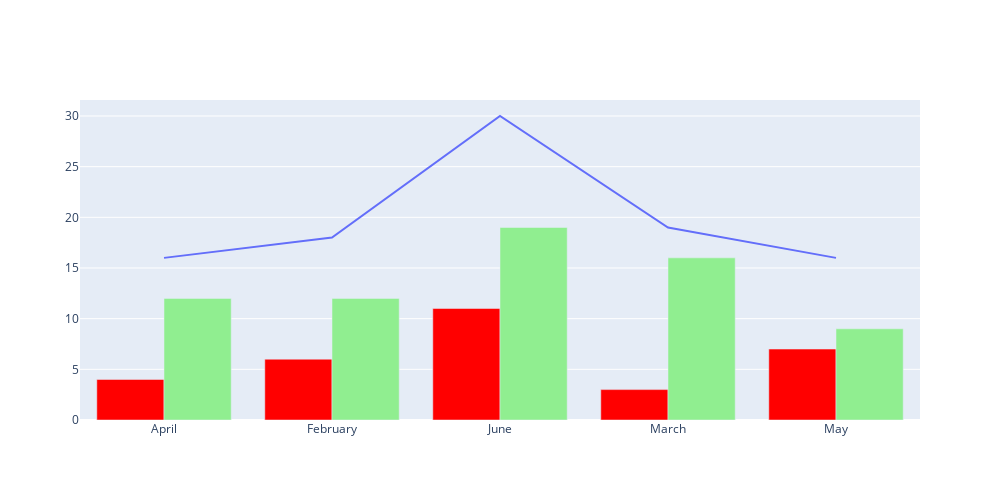

Notebook code cell kept with this figure:
### Code cell
plot_barchart(post_cnt)

### Figure 1 — Plotly figure (JSON) as saved in the notebook; plotly's stock layout.template omitted (floating-point values rounded to 4 significant figures)
{"data": [{"alignmentgroup": "True", "hovertemplate": "x=%{x}<br>y=%{y}<extra></extra>", "legendgroup": "", "marker": {"color": ["red", "red", "red", "red", "red"], "pattern": {"shape": ""}}, "name": "", "offsetgroup": "", "orientation": "v", "showlegend": false, "textposition": "auto", "type": "bar", "x": ["April", "February", "June", "March", "May"], "xaxis": "x", "y": [4, 6, 11, 3, 7], "yaxis": "y"}, {"alignmentgroup": "True", "hovertemplate": "x=%{x}<br>y=%{y}<extra></extra>", "legendgroup": "", "marker": {"color": ["lightgreen", "lightgreen", "lightgreen", "lightgreen", "lightgreen"], "pattern": {"shape": ""}}, "name": "", "offsetgroup": "", "orientation": "v", "showlegend": false, "textposition": "auto", "type": "bar", "x": ["April", "February", "June", "March", "May"], "xaxis": "x", "y": [12, 12, 19, 16, 9], "yaxis": "y"}, {"hovertemplate": "x=%{x}<br>y=%{y}<extra></extra>", "legendgroup": "", "line": {"color": "#636efa", "dash": "solid"}, "marker": {"symbol": "circle"}, "mode": "lines", "name": "", "orientation": "v", "showlegend": false, "type": "scatter", "x": ["April", "February", "June", "March", "May"], "xaxis": "x", "y": [16, 18, 30, 19, 16], "yaxis": "y"}], "layout": {"autosize": false, "height": 500, "showlegend": true, "width": 1000}}
